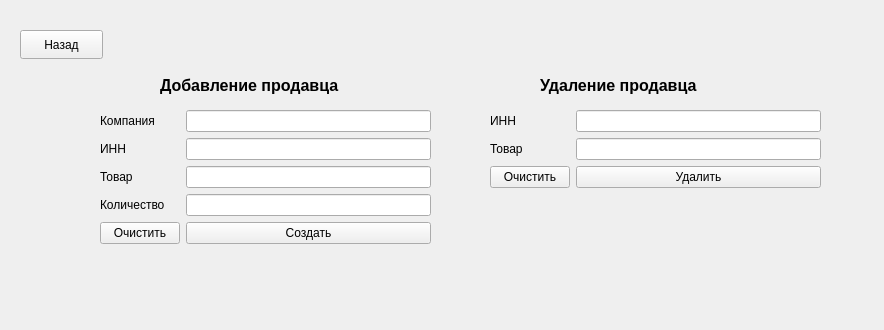
<?xml version="1.0" encoding="UTF-8"?>
<ui version="4.0">
 <class>Sellers_form</class>
 <widget class="QWidget" name="Sellers_form">
  <property name="geometry">
   <rect>
    <x>0</x>
    <y>0</y>
    <width>884</width>
    <height>330</height>
   </rect>
  </property>
  <property name="windowTitle">
   <string>Form</string>
  </property>
  <widget class="QWidget" name="formLayoutWidget">
   <property name="geometry">
    <rect>
     <x>100</x>
     <y>110</y>
     <width>331</width>
     <height>192</height>
    </rect>
   </property>
   <layout class="QFormLayout" name="formLayout">
    <item row="5" column="0">
     <widget class="QLabel" name="label">
      <property name="text">
       <string>Товар</string>
      </property>
     </widget>
    </item>
    <item row="6" column="0">
     <widget class="QLabel" name="label_4">
      <property name="text">
       <string>Количество</string>
      </property>
     </widget>
    </item>
    <item row="7" column="0">
     <widget class="QPushButton" name="pushButton_2">
      <property name="text">
       <string>Очистить</string>
      </property>
     </widget>
    </item>
    <item row="7" column="1">
     <widget class="QPushButton" name="pushButton">
      <property name="text">
       <string>Создать</string>
      </property>
     </widget>
    </item>
    <item row="6" column="1">
     <widget class="QLineEdit" name="lineEdit_4"/>
    </item>
    <item row="5" column="1">
     <widget class="QLineEdit" name="lineEdit_3"/>
    </item>
    <item row="4" column="0">
     <widget class="QLabel" name="label_3">
      <property name="text">
       <string>ИНН</string>
      </property>
     </widget>
    </item>
    <item row="4" column="1">
     <widget class="QLineEdit" name="lineEdit_2"/>
    </item>
    <item row="3" column="1">
     <widget class="QLineEdit" name="lineEdit"/>
    </item>
    <item row="3" column="0">
     <widget class="QLabel" name="label_2">
      <property name="text">
       <string>Компания</string>
      </property>
     </widget>
    </item>
   </layout>
  </widget>
  <widget class="QLabel" name="label_5">
   <property name="geometry">
    <rect>
     <x>160</x>
     <y>70</y>
     <width>221</width>
     <height>31</height>
    </rect>
   </property>
   <property name="font">
    <font>
     <pointsize>12</pointsize>
     <bold>true</bold>
    </font>
   </property>
   <property name="text">
    <string>Добавление продавца</string>
   </property>
  </widget>
  <widget class="QPushButton" name="pushButton_3">
   <property name="geometry">
    <rect>
     <x>20</x>
     <y>30</y>
     <width>83</width>
     <height>29</height>
    </rect>
   </property>
   <property name="text">
    <string>Назад</string>
   </property>
  </widget>
  <widget class="QLabel" name="label_6">
   <property name="geometry">
    <rect>
     <x>540</x>
     <y>70</y>
     <width>221</width>
     <height>31</height>
    </rect>
   </property>
   <property name="font">
    <font>
     <pointsize>12</pointsize>
     <bold>true</bold>
    </font>
   </property>
   <property name="text">
    <string>Удаление продавца</string>
   </property>
  </widget>
  <widget class="QWidget" name="formLayoutWidget_2">
   <property name="geometry">
    <rect>
     <x>490</x>
     <y>110</y>
     <width>331</width>
     <height>122</height>
    </rect>
   </property>
   <layout class="QFormLayout" name="formLayout_2">
    <item row="3" column="0">
     <widget class="QLabel" name="label_9">
      <property name="text">
       <string>ИНН</string>
      </property>
     </widget>
    </item>
    <item row="3" column="1">
     <widget class="QLineEdit" name="lineEdit_7"/>
    </item>
    <item row="5" column="0">
     <widget class="QPushButton" name="pushButton_4">
      <property name="text">
       <string>Очистить</string>
      </property>
     </widget>
    </item>
    <item row="5" column="1">
     <widget class="QPushButton" name="pushButton_5">
      <property name="text">
       <string>Удалить</string>
      </property>
     </widget>
    </item>
    <item row="4" column="1">
     <widget class="QLineEdit" name="lineEdit_5"/>
    </item>
    <item row="4" column="0">
     <widget class="QLabel" name="label_7">
      <property name="text">
       <string>Товар</string>
      </property>
     </widget>
    </item>
   </layout>
  </widget>
 </widget>
 <resources/>
 <connections/>
</ui>
